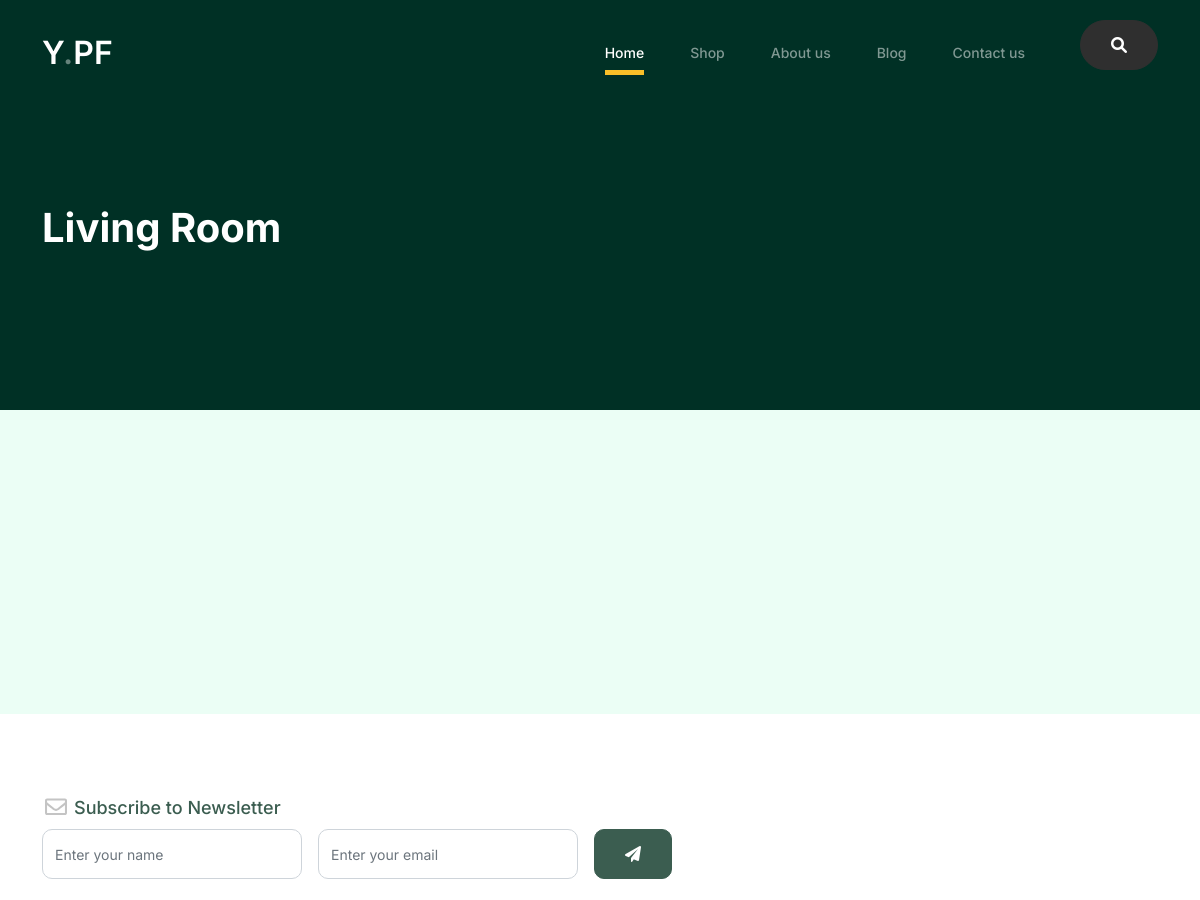
The page /showcategory/living-room (upper part) on the database as committed earlier.
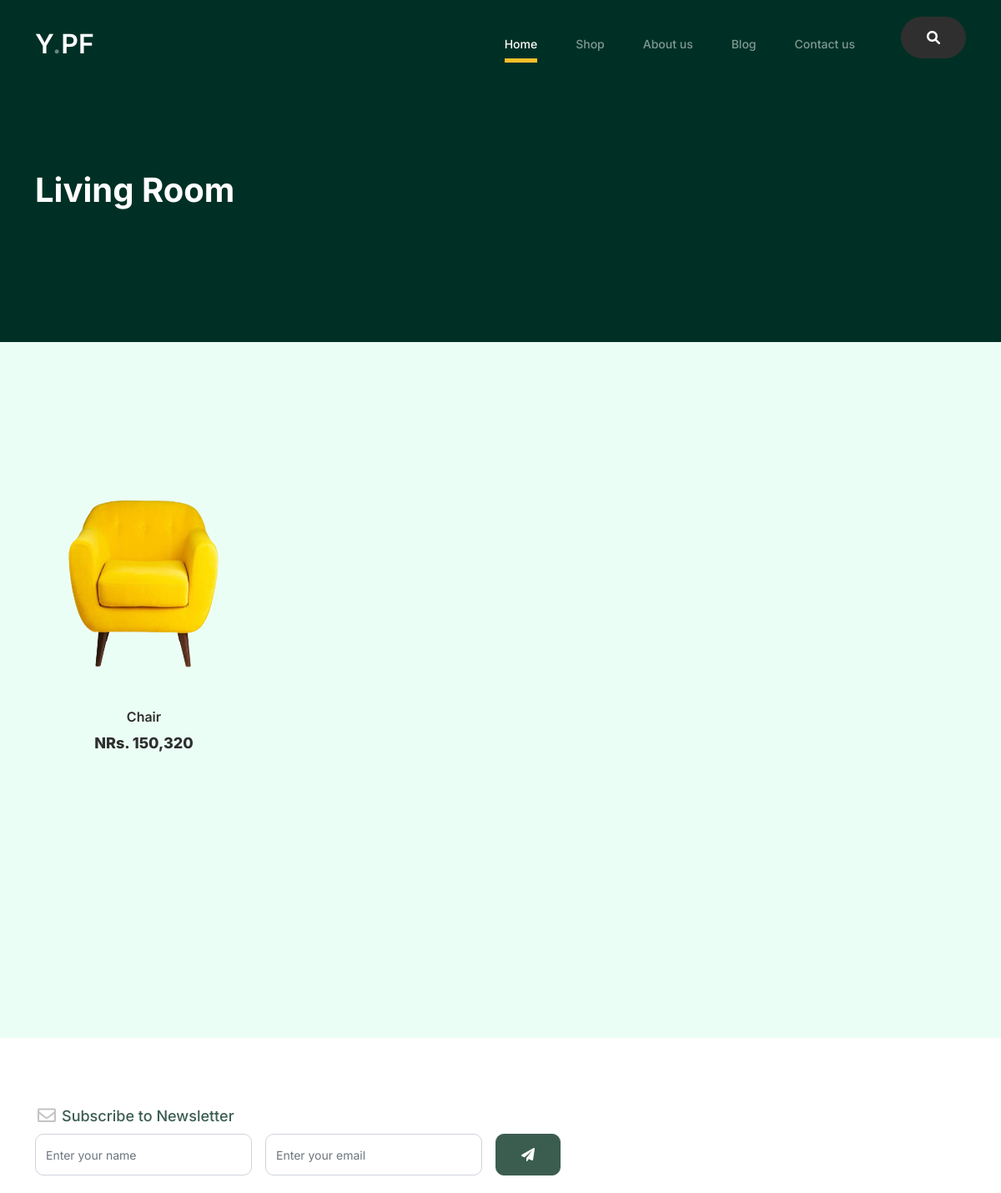
The same page on the database as committed later.
### App/models.py (models this page shows, shortened)
class Category(models.Model):
    category_title = models.CharField(max_length=200,unique=True)
    slug = models.SlugField(unique=True,null=False)
    category_images = models.ImageField(upload_to='Category',help_text='Remove Image Background for better look.**')

class Product(models.Model):
    product_name = models.CharField(max_length=200)
    slug = models.SlugField(unique=True)
    category = models.ForeignKey(Category, on_delete=models.CASCADE)
    selling_price = models.PositiveIntegerField()
    descriptions = models.TextField()
    product_images = models.ImageField(upload_to='ProductImages')
    created_at = models.DateTimeField(auto_now_add=True)

### App/views.py (the view)
# urls.py: path('showcategory/<slug:slug>',views.ShowCategory, name='showcategory'),
def ShowCategory(request,slug):
    showCat = Category.objects.get(slug=slug)
    context ={
        'show_category':showCat
    }
    return render(request, 'showCategory.html',context)

### App/templates/showCategory.html (shortened to what this page needs)
{% extends 'partial/base.html' %}
{% load static %}
{% block content %}
		<div class="hero">
			<div class="container">
				<div class="row justify-content-between">
					<div class="col-lg-5">
						<div class="intro-excerpt">
							{% if show_category %}
								<h1> {{show_category.category_title}} </h1>
								{% else %}
								<h1>No Category Titile To Show (:</h1>
							{% endif %}
						</div>
					</div>
					<div class="col-lg-7">
					</div>
				</div>
			</div>
		</div>
	<div class="untree_co-section product-section before-footer-section">
		<div class="container">
			<div class="row">
			{% if show_category %}
             {% for show_products in show_category.product_set.all %}
             <div class="col-12 col-md-4 col-lg-3 mb-5 py-5">
                 <a class="product-item" href="{% url 'orderdetail' %}">
                     <img src=" {{show_products.product_images.url}} " style="height: 250px !important;"  class="img-fluid product-thumbnail">
                     <h3 class="product-title"> {{show_products.product_name}} </h3>
                     <strong class="product-price">NRs. {{show_products.selling_price | floatformat:"g" }} </strong>
                    </a>
            </div>
                {% endfor %}
				{% else %}
				<h2>Not Category product to show</h2>
			{% endif %}
            </div>
        </div>
    </div>
{% endblock content %}

Rows that differ between the two databases and show on the page:
added Product: product_images (picture), product_name "Chair", selling_price "150,320"
